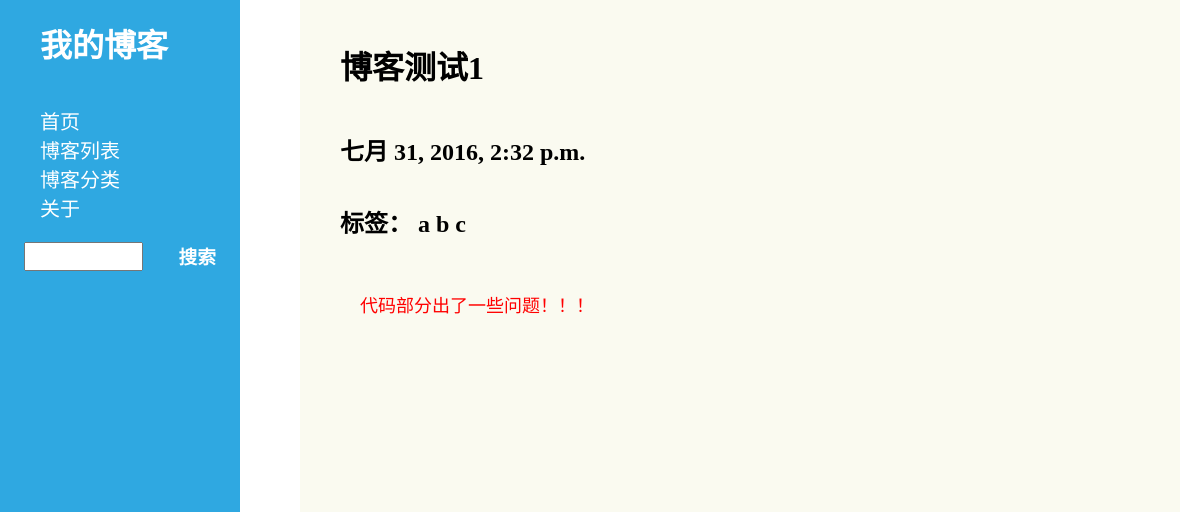
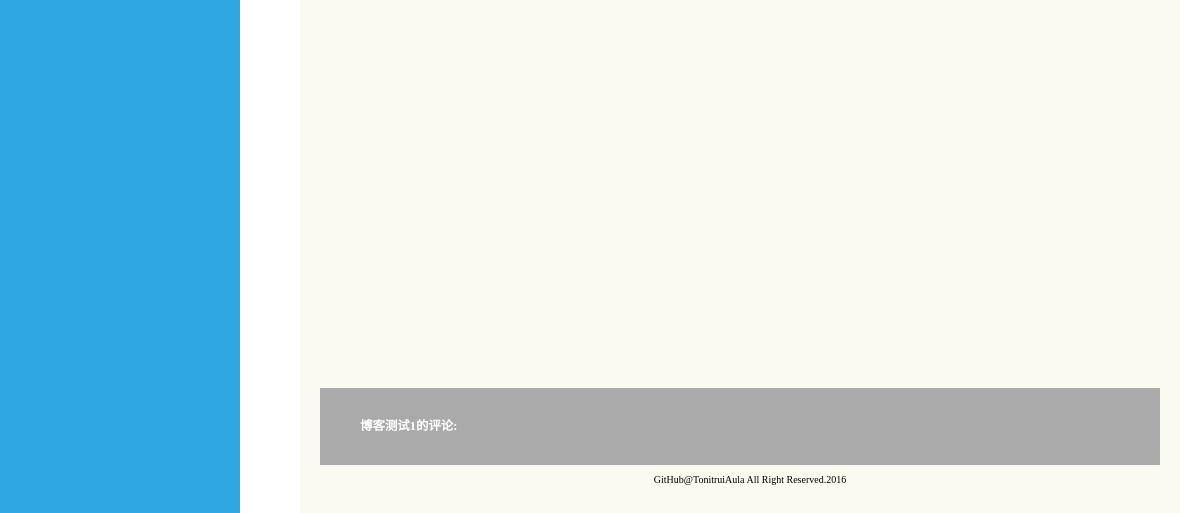
Before: /blog/1/ with the older database file (2 pictures, top to bottom).
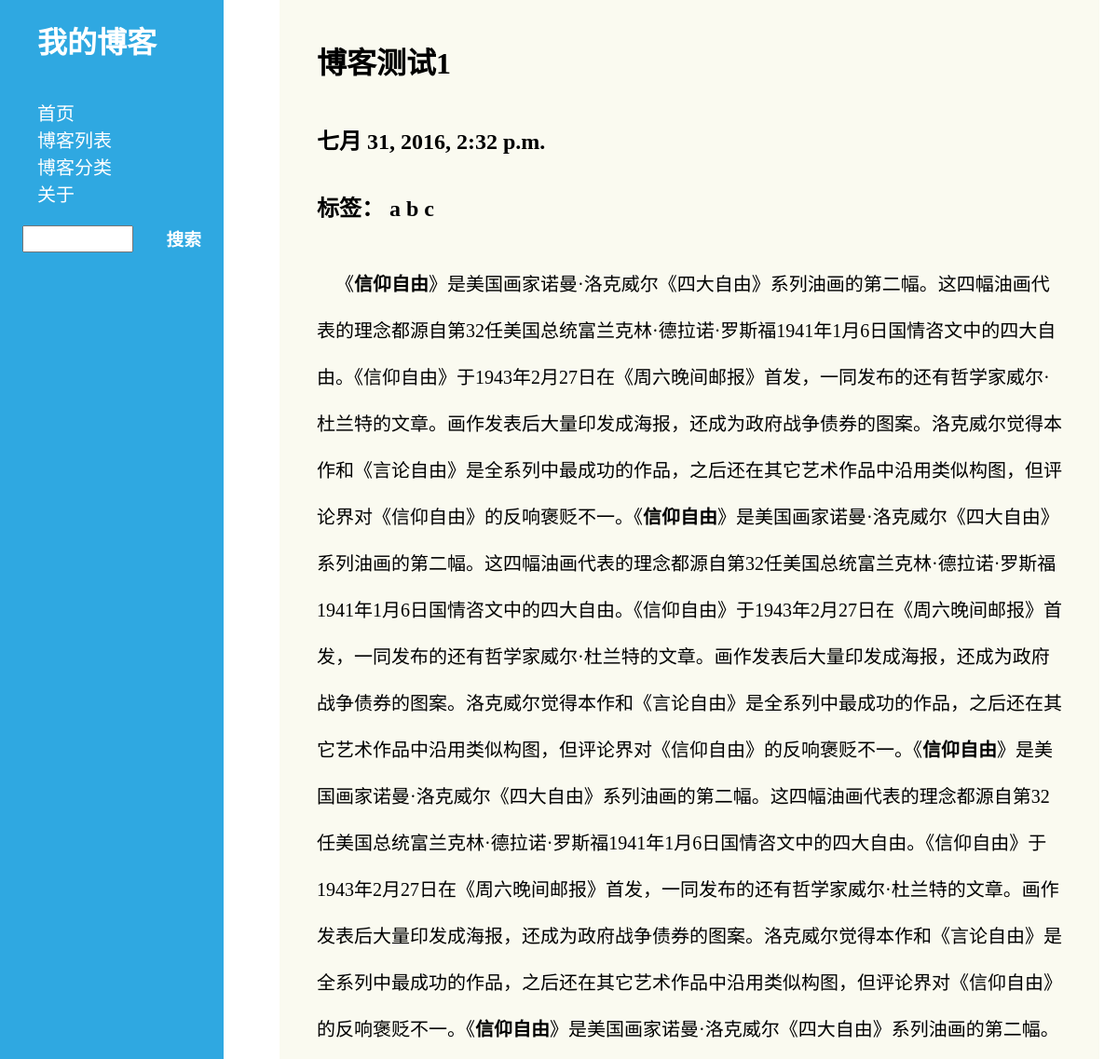
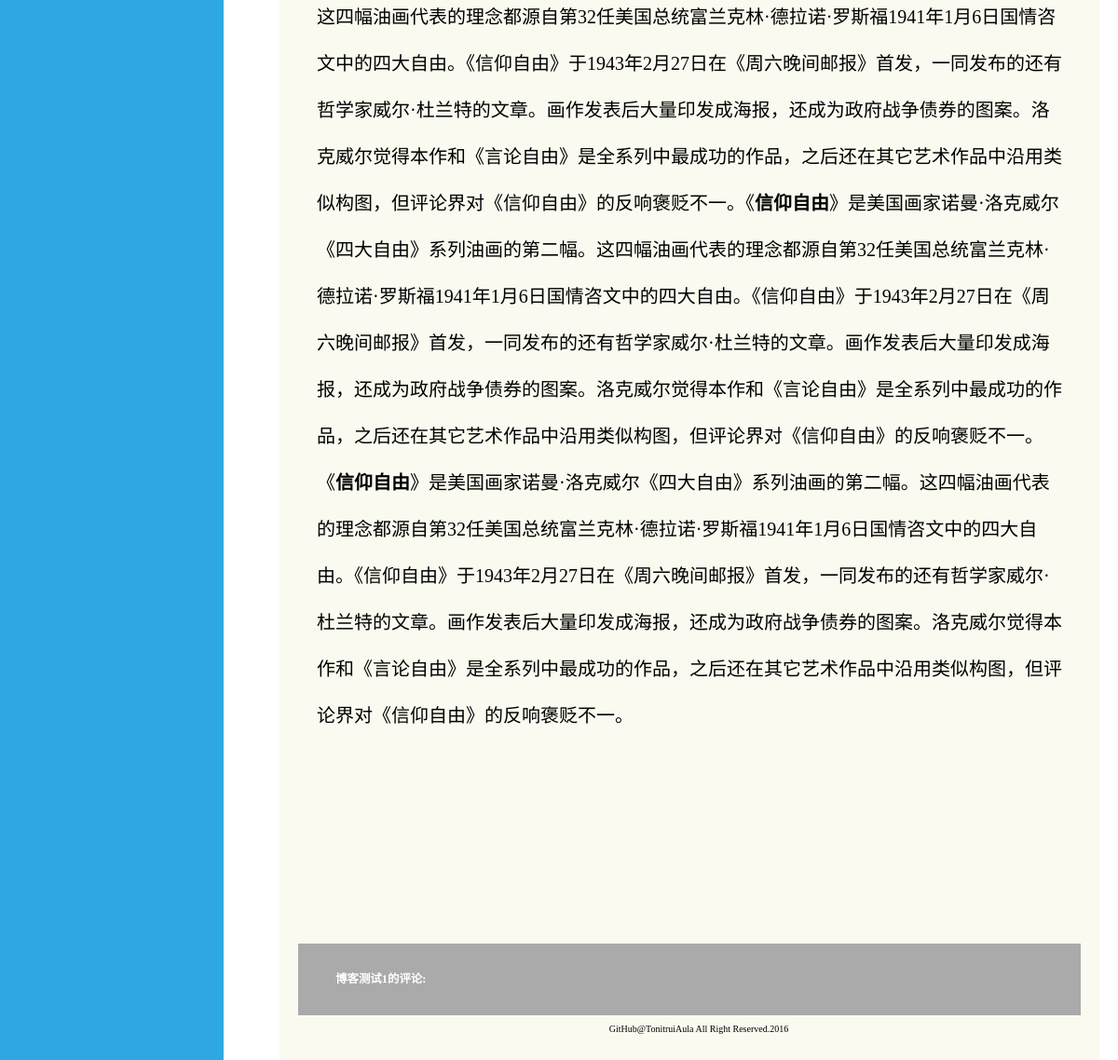
After: the same page with the newer database file (2 pictures, top to bottom).
### blog/models.py (models this page shows, shortened)
@python_2_unicode_compatible
class Article(models.Model):
	title = models.CharField(u'标题',max_length = 150)
	body = RichTextField(u'正文')
	date = models.DateTimeField(u'发布时间')
	category = models.ForeignKey(Category, verbose_name=u'分类')
	tags = models.ManyToManyField(Tag, verbose_name = u'标签',blank=True)

### blog/views.py (the view)
# urls.py: url(r'^(?P<article_id>[0-9]+)/',views.article,name='article'),
def article(request,article_id):
	try:
		article = Article.objects.get(pk=article_id)
		tags = article.tags.all()
	except Article.DoesNotExist:
		raise Http404("Article does not exist")
	return render(request, 'blogs/article.html', {'article': article,'tags':tags})

### blog/templates/blogs/article.html (shortened to what this page needs)
<!DOCTYPE html>
<html lang="zh">
<head>
	<mata content="text/html" charset="utf-8">
	<link rel="stylesheet" type="text/css" href="../../static/css/style.css"/>
</head>
{% load threadedcomments_tags %}
<body>
	<div id="head">
		<h1>我的博客</h1>
		<ul>
			<li><a href="/">首页</a></li>
			<li><a href="/blog/allblogs">博客列表</a></li>
			<li><a href="/blog/cat">博客分类</a></li>
			<li><a href="/blog/about">关于</a></li>
		</ul>
		<div id="searcharea">
		    <form method="get" action=".">
		    	<input type="text" id="content"></input>
		    	<h3 id="search" onclick="submit()">搜索</h3>
		    </form>
		</div>
	</div>
	<div id="wrap">
		<div class="article">
			<h1>{{article.title}}</h1>
			<div id="info">
				<h2>{{article.date}}</h2>
				<h2>
				标签：
				{% for tag in tags %}
				<a href = "/blog/tag={{tag.id}}">{{tag.name}}</a>
				{% endfor %}
				</h2>
			</div>
			<div class="maintext">{{article.body|safe}}</div>
		<div class="comment">
		<h5>{{ article.title }}的评论:</h5>
		</div>
		<footer><a href="https://github.com/TonitruiAula">GitHub@TonitruiAula</a> All Right Reserved.2016</footer>
	</div>
</body>
</html>

Changed rows visible on the page:
changed Article "博客测试1": body "代码部分出了一些问题！！！" → "《 信仰自由 》是美国画家 诺曼·洛克威尔 《 四大自由 》系列油画的第二幅。这四幅油画代表的理念都源自第32任 美国总统 富兰克林·德拉诺·罗斯福 1941年1月6日 国情咨文 中的 四大自由 。《信仰自由》于1943年2月27日在《 周六晚间邮报 》首发，一同发布的还有哲学家 威尔·杜兰特 的文章。画作发表后大量印发成海报，还成为政府战争债券的图案。洛克威尔觉得本作和《 言论自由 》是全系列中最成功的作品，之后还在其它艺术作品中沿用类似构图，但评论界对《信仰自由》的反响褒贬不一。《 信仰自由 》是美国画家 诺曼·洛克威尔 《 四大自由 》系列油画的第二幅。这四幅油画代表的理念都源自第32任 美国总统 富兰克林·德拉诺·罗斯福 1941年1月6日 国情咨文 中的 四大自由 。《信仰自由》于1943年2月27日在《 周六晚间邮报 》首发，一同发布的还有哲学家 威尔·杜兰特 的文章。画作发表后大量印发成海报，还成为政府战争债券的图案。洛克威尔觉得本作和《 言论自由 》是全系列中最成功的作品，之后还在其它艺术作品中沿用类似构图，但评论界对《信仰自由》的反响褒贬不一。《 信仰自由 》是美国画家 诺曼·洛克威尔 《 四大自由 》系列油画的第二幅。这四幅油画代表的理念都源自第32任 美国总统 富兰克林·德拉诺·罗斯福 1941年1月6日 国情咨文 中的 四大自由 。《信仰自由》于1943年2月27日在《 周六晚间邮报 》首发，一同发布的还有哲学家 威尔·杜兰特 的文章。画作发表后大量印发成海报，还成为政府战争债券的图案。洛克威尔觉得本作和《 言论自由…"
